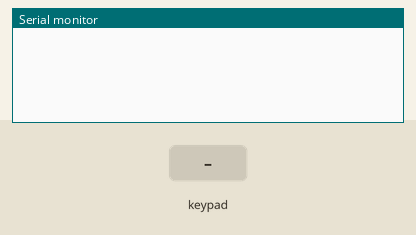
Bench run of a sketch on a simulated Arduino Uno, built with avr-gcc and run on an emulated ATmega328P. Shown: the last lines printed to the serial monitor. The inputs (shaded band) are chosen by the test bench.

Above: at 1.2 s.
1.3 s: key '1' pressed
At 2.5 s:
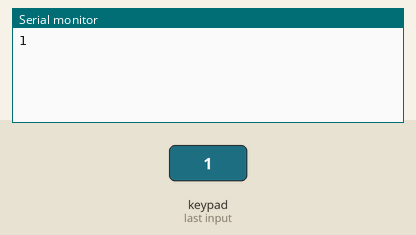
2.8 s: keypad keys 1 2 # pressed 0.4 s apart
At 4.5 s:
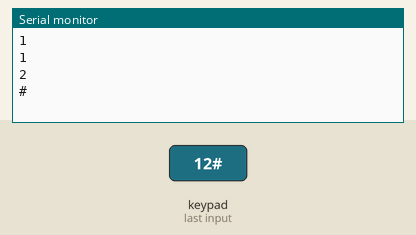
5.5 s: key 'A' pressed
At 5.9 s:
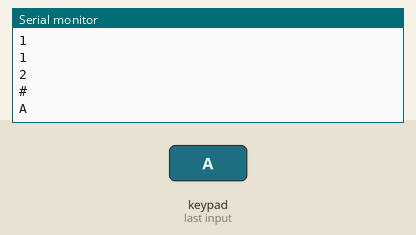
7.0 s: keypad keys 1 2 * pressed 0.4 s apart
At 8.8 s:
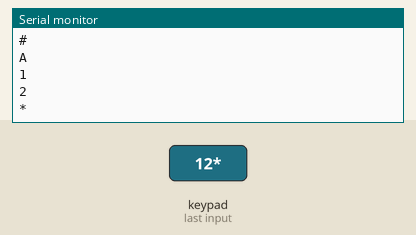
9.7 s: key 'B' pressed
At 10.5 s:
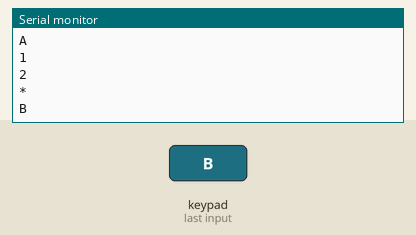
11.2 s: keypad keys 1 2 D pressed 0.4 s apart
At 13.5 s:
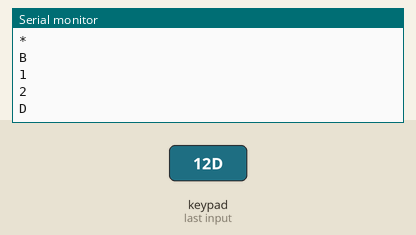

The sketch:

TEst_discard.ino
```cpp
#include <Keypad.h>

const byte ROWS = 4;
const byte COLS = 4;

char hexaKeys[ROWS][COLS] = {
  {'1', '2', '3', 'A'},
  {'4', '5', '6', 'B'},
  {'7', '8', '9', 'C'},
  {'*', '0', '#', 'D'}
};

//R2-8 , R3-9 ,C1-10 , C2-11

byte rowPins[ROWS] = {NULL, 8, 9, NULL};
byte colPins[COLS] = {10,11 ,NULL ,NULL };

Keypad customKeypad = Keypad(makeKeymap(hexaKeys), rowPins, colPins, ROWS, COLS);

void setup(){
  Serial.begin(9600);
}

void loop(){
  char customKey = customKeypad.getKey();

  if (customKey){
    Serial.println(customKey);
  }
}
```

Measured:
- after the input at 1.3 s, the serial monitor: prints a new line at once (image 1)
- after the input at 2.8 s, the serial monitor: prints a new line after 0.41 s (image 2)
- after the input at 5.5 s, the serial monitor: prints a new line at once (image 3)
- after the input at 7.0 s, the serial monitor: prints a new line at once (image 4)
- after the input at 9.7 s, the serial monitor: prints a new line at once (image 5)
- after the input at 11.2 s, the serial monitor: prints a new line at once (image 6)
